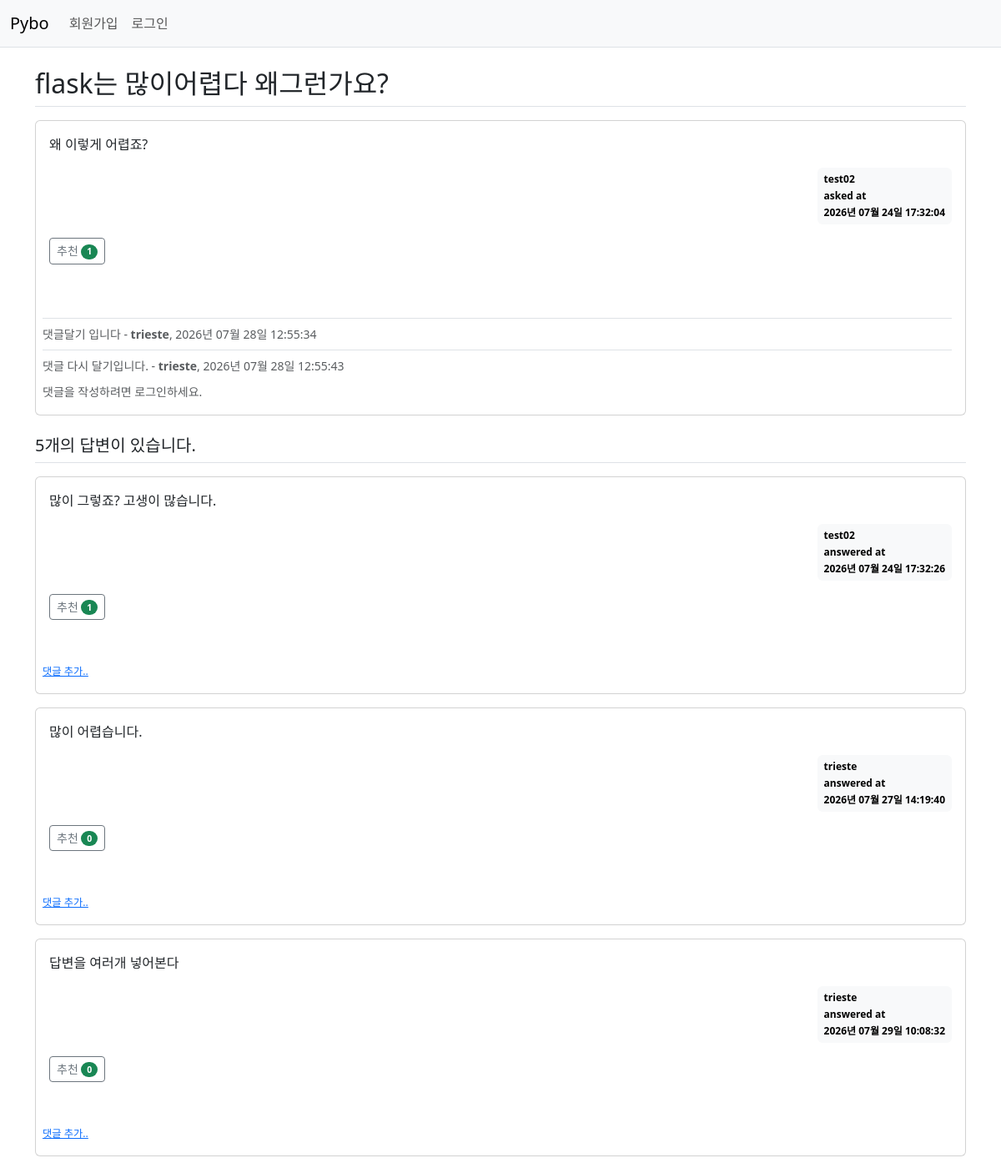
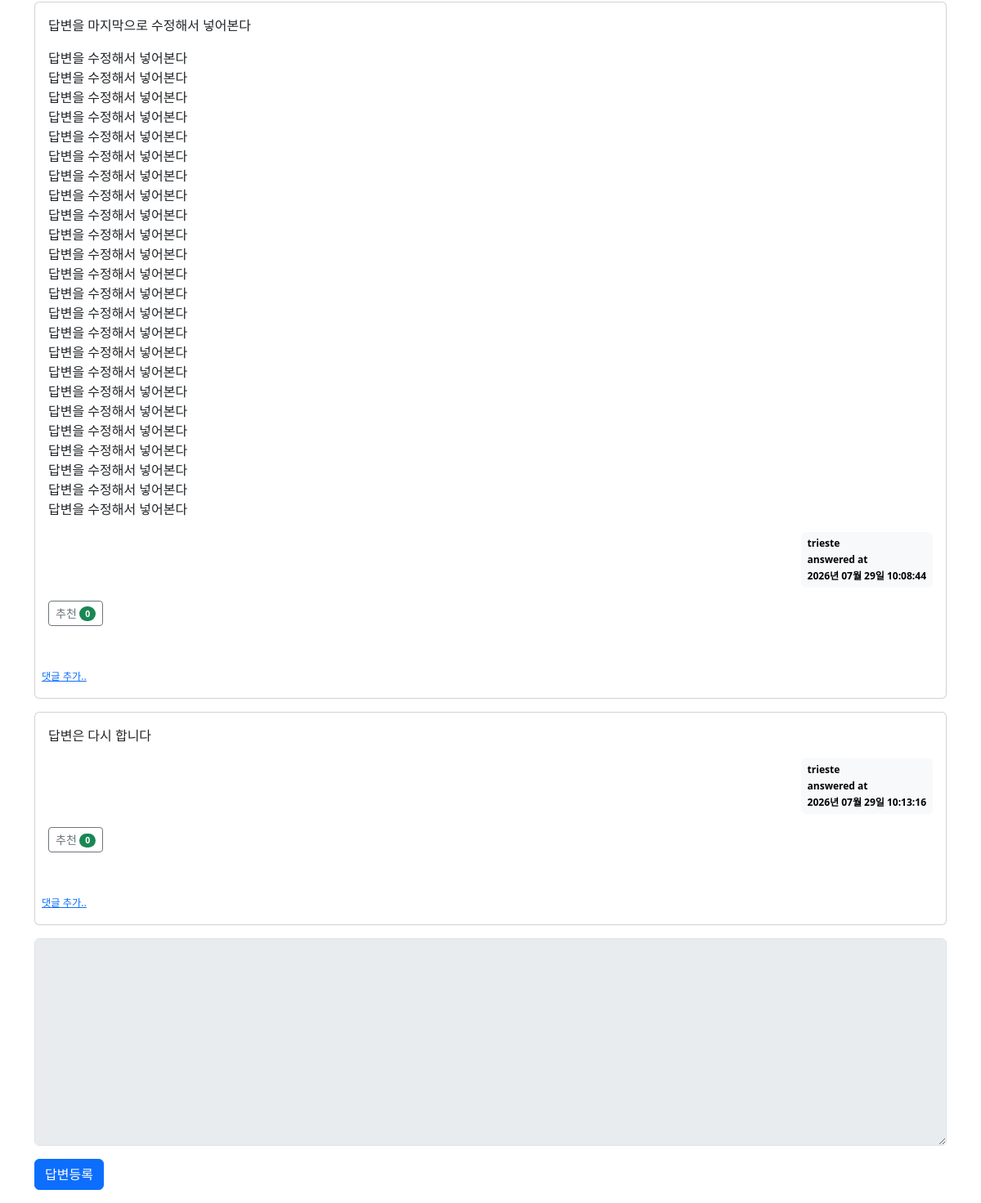
The page /question/detail/906 on the database its author committed (2 pictures, top to bottom).
### pybo/models.py (models this page shows)
class Question(db.Model):
    id = db.Column(db.Integer, primary_key=True) # id를 주면 이것이 기본키가 된다는 의미
    subject = db.Column(db.String(200), nullable=False) # nullable=False는 값이 꼭들어가야한다는 의미, 200자까지 작성가능
    content = db.Column(db.Text(), nullable=False)
    create_date = db.Column(db.DateTime(), nullable=False) # 작성 일자
    image_path = db.Column(db.String(200), nullable=True)
    user_id = db.Column(db.Integer, db.ForeignKey('user.id', ondelete='CASCADE'), nullable=False)
    user = db.relationship('User', backref=db.backref('question_set'))
    voter = db.relationship(
        'User',                         # 추천한 사용자(User) 모델과 연결
        secondary=question_voter,       # 다대다 관계를 위한 중간 테이블(question_voter) 사용
        backref=db.backref('quesiton_voter_set',    # User 객체에서 추천한 질문 목록을 조회하는 속성
                           lazy='dynamic'           # 실제 조회 시점에 SQL을 실행하여 Query 객체를 반환
                           ))

class User(db.Model):
    id = db.Column(db.Integer, primary_key=True)
    username = db.Column(db.String(150), unique=True, nullable=False)
    password = db.Column(db.String(200), nullable=False)
    email = db.Column(db.String(120), unique=True, nullable=False)

class Comment(db.Model):
    id = db.Column(db.Integer, primary_key=True)
    user_id = db.Column(db.Integer, db.ForeignKey('user.id', ondelete='CASCADE'), nullable=False)
    user = db.relationship('User', backref=db.backref('comment_set'))
    content = db.Column(db.Text(), nullable=False)
    create_date = db.Column(db.DateTime(), nullable=False)
    modify_date = db.Column(db.DateTime())
    question_id = db.Column(db.Integer, db.ForeignKey('question.id', ondelete='CASCADE'), nullable=True)
    question = db.relationship('Question', backref=db.backref('comment_set'))
    answer_id = db.Column(db.Integer, db.ForeignKey('answer.id', ondelete='CASCADE'), nullable=True)
    answer = db.relationship('Answer', backref=db.backref('comment_set'))

class Answer(db.Model):
    id = db.Column(db.Integer, primary_key=True)
    question_id = db.Column(db.Integer, db.ForeignKey('question.id', ondelete='CASCADE')) # Question이 지워지면 Answer도 delete하라. Answer는 Question과 같은 번호를 가지고 있어야함.
    question = db.relationship('Question', backref=db.backref('answer_set', cascade='all, delete-orphan'))
    content = db.Column(db.Text(), nullable=False)
    create_date = db.Column(db.DateTime(), nullable=False)
    user_id = db.Column(db.Integer, db.ForeignKey('user.id', ondelete='CASCADE'), nullable=False)
    user = db.relationship('User', backref=db.backref('answer_set'))
    voter = db.relationship('User', secondary=answer_voter,
                            backref=db.backref('answer_voter_set', lazy='dynamic'))

### pybo/views/question_views.py (the view)
@bp.route('/detail/<int:question_id>')
def detail(question_id):
    form = AnswerForm()    # 상세 조회 라우터 내부에서 빈 답변 폼 생성
    question = Question.query.get_or_404(question_id)
    return render_template('question/question_detail.html', question=question, form=form)

### pybo/forms.py
class AnswerForm(FlaskForm):
    content = TextAreaField('내용', validators=[DataRequired('내용은 필수 입력 항목입니다.')])

### pybo/filter.py (called while the page is built)
def format_datetime(value, fmt='%Y년 %m월 %d일 %H:%M:%S'):
    return value.strftime(fmt)

### pybo/views/auth_views.py (called while the page is built)
@bp.before_app_request
def load_loaded_in_user():
    user_id = session.get('user_id')
    if user_id is None:
        g.user = None
    else:
        g.user = User.query.get(user_id)

### pybo/templates/question/question_detail.html (shortened to what this page needs)
{% extends 'base.html' %}
{% block content %}
<div class="container my-3">
    <h2 class="border-bottom py-2">{{ question.subject }}</h2>
    <div class="card my-3">
        <div class="card-body">
            <div class="card-text">{{ question.content | trim | markdown }}</div>
            <div class="d-flex justify-content-end">
                <div class="badge text-bg-light p-2 text-start">
                    <div class="mb-2">
                        {{ question.user.username }}
                    </div>
                    <div class="mb-2">asked at</div>
                    <div>{{ question.create_date | datetime }}</div>
                </div>
            </div>
            <div class="my-3">
                <a href="javascript:void(0)" data-uri="{{ url_for('question.vote', question_id=question.id) }}"
                    class="recommend btn btn-sm btn-outline-secondary">추천
                    <span class="badge rounded-pill bg-success">{{ question.voter | length }}</span>
                </a>
            </div>
        </div>
        <div class="card-body ps-2">
            {% if question.comment_set | length > 0 %}
            <div class="mt-3">
                {% for comment in question.comment_set %}
                <div class="comment py-2 text-muted small border-top">
                    <span style="white-space: pre-line;">{{ comment.content }}</span>
                    <span>
                        - <strong>{{ comment.user.username }}</strong>, {{ comment.create_date | datetime }}
                    </span>
                </div>
                {% endfor %}
            </div>
            {% endif %}
            <div>
                {% if g.user %}
                <a href="{{ url_for('comment.create_question', question_id=question.id) }}" class="small"><small>댓글
                        추가..</small></a>
                {% else %}
                <small class="text-muted">댓글을 작성하려면 로그인하세요.</small>
                {% endif %}
            </div>
        </div>
    </div>
    <h5 class="border-bottom my-3 py-2">{{ question.answer_set | length }}개의 답변이 있습니다.</h5>
    {% for answer in question.answer_set %}
    <div class="card my-3">
        <div class="card-body">
            <div class="card-text">{{ answer.content | trim | markdown }}</div>
            <div class="d-flex justify-content-end">
                <div class="badge text-bg-light p-2 text-start">
                    <div class="mb-2">{{ answer.user.username }}</div>
                    <div class="mb-2">answered at</div>
                    <div>{{ answer.create_date | datetime }}</div>
                </div>
            </div>
            <div class="my-3">
                <a href="javascript:void(0)" data-uri="{{ url_for('answer.vote', answer_id=answer.id) }}"
                    class="recommend btn btn-sm btn-outline-secondary">추천
                    <span class="badge rounded-pill bg-success">{{ answer.voter | length }}</span>
                </a>
            </div>
        </div>
        <div class="card-body ps-2">
            <div>
                <a href="{{ url_for('comment.create_answer', answer_id=answer.id) }}" class="small"><small>댓글
                        추가..</small></a>
            </div>
        </div>
    </div>
    {% endfor %}
    <form action="{{ url_for('answer.create', question_id=question.id) }}" method="post" class="my-3">
        <div class="mb-3">
            <textarea name="content" id="content" rows="10" class="form-control" {% if not g.user %}disabled{% endif
                %}></textarea>
        </div>
        <input type="submit" value="답변등록" class="btn btn-primary">
    </form>
</div>
{% endblock %}

### rows shown on the page
Question: subject "flask는 많이어렵다 왜그런가요?", content "왜 이렇게 어렵죠?", create_date "2026년 07월 24일 17:32:04"
User: user.username "test02"
Comment: content "댓글달기 입니다", user.username "trieste", create_date "2026년 07월 28일 12:55:34"
Comment: content "댓글 다시 달기입니다.", user.username "trieste", create_date "2026년 07월 28일 12:55:43"
Answer: content "많이 그렇죠? 고생이 많습니다.", user.username "test02", create_date "2026년 07월 24일 17:32:26", voter|length "1"
Answer: content "많이 어렵습니다.", user.username "trieste", create_date "2026년 07월 27일 14:19:40", voter|length "0"
Answer: content "답변을 여러개 넣어본다", user.username "trieste", create_date "2026년 07월 29일 10:08:32", voter|length "0"
Answer: content "답변을 마지막으로 수정해서 넣어본다 답변을 수정해서 넣어본다 답변을 수정해서 넣어본다 답변을 수정해서 넣어본다 답변을 수정해서 넣어본다 답변을 수정해서 넣어본다 답변을 수정해서 넣어본다 답변을 수정해서 넣어본다 답변을 수정해서 넣어본다 답변을 수정해서 넣어본다 답변을 수정해서 넣어본다 답변을 수정해서 넣어본다 답변을 수정해서 넣어본다 답변을 수정해서 넣어본다 답변을 수정해서 넣어본다 답변을 수정해서 넣어본다 답변을 수정해서 넣어본다 답변을 수정해서 넣어본다 답변을 수정해서 넣어본다 답변을 수정해서 넣어본다 답변을 수정해서 넣어본다 답변을 수정해서 넣어본다 답변을 수정해서 넣어본다 답변을 수정해서 넣어본다 답변을 수정해서 넣어본다", user.username "trieste", create_date "2026년 07월 29일 10:08:44", voter|length "0"
Answer: content "답변은 다시 합니다", user.username "trieste", create_date "2026년 07월 29일 10:13:16", voter|length "0"

### other values the page prints
{{ question.voter | length }} "1"
{{ question.answer_set | length }} "5"
